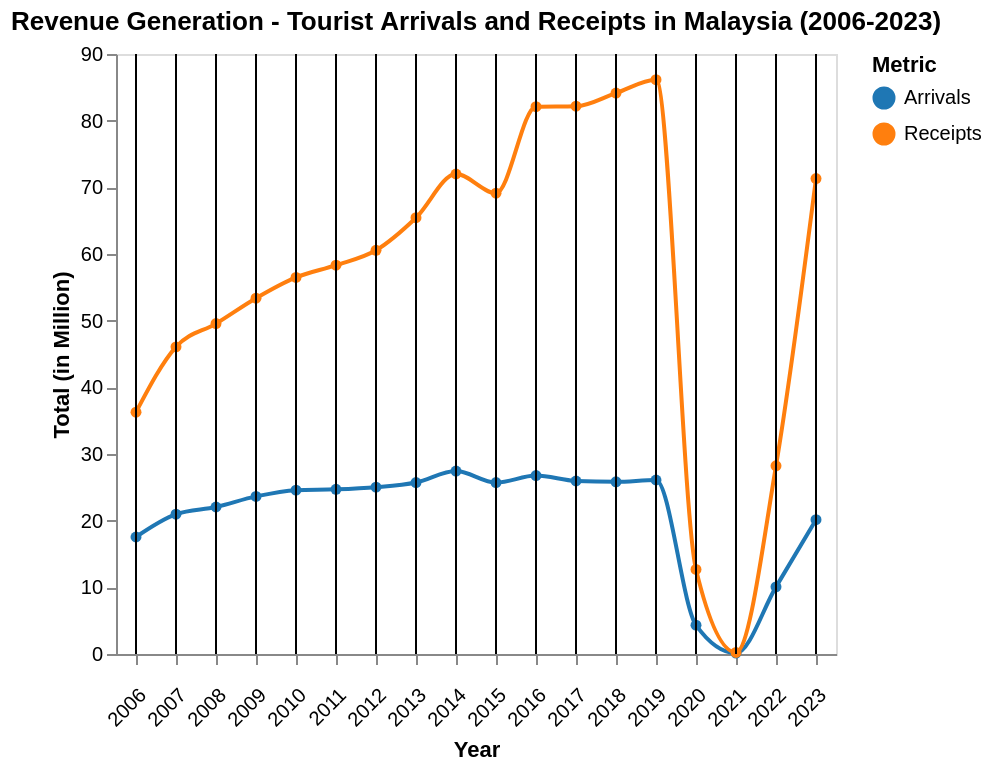

Source (Vega-Lite JSON):
### Vega-Lite specification from a JSON file in a GitHub repository (floating-point values rounded to 4 significant figures)
{"$schema": "https://vega.github.io/schema/vega-lite/v5.json", "description": "Dual-axis line chart for Tourist Arrivals and Receipts in Malaysia (2006-2023) with point markers and a vertical hover rule.", "title": "Revenue Generation - Tourist Arrivals and Receipts in Malaysia (2006-2023)", "data": {"values": [{"year": "2006", "Arrivals": 17.55, "Receipts": 36.27}, {"year": "2007", "Arrivals": 20.97, "Receipts": 46.07}, {"year": "2008", "Arrivals": 22.05, "Receipts": 49.56}, {"year": "2009", "Arrivals": 23.64, "Receipts": 53.37}, {"year": "2010", "Arrivals": 24.58, "Receipts": 56.49}, {"year": "2011", "Arrivals": 24.71, "Receipts": 58.32}, {"year": "2012", "Arrivals": 25.03, "Receipts": 60.56}, {"year": "2013", "Arrivals": 25.72, "Receipts": 65.44}, {"year": "2014", "Arrivals": 27.44, "Receipts": 72.0}, {"year": "2015", "Arrivals": 25.72, "Receipts": 69.12}, {"year": "2016", "Arrivals": 26.76, "Receipts": 82.1}, {"year": "2017", "Arrivals": 25.95, "Receipts": 82.17}, {"year": "2018", "Arrivals": 25.83, "Receipts": 84.14}, {"year": "2019", "Arrivals": 26.1, "Receipts": 86.14}, {"year": "2020", "Arrivals": 4.33, "Receipts": 12.69}, {"year": "2021", "Arrivals": 0.13, "Receipts": 0.24}, {"year": "2022", "Arrivals": 10.07, "Receipts": 28.23}, {"year": "2023", "Arrivals": 20.14, "Receipts": 71.31}]}, "transform": [{"fold": ["Arrivals", "Receipts"], "as": ["Metric", "Value"]}], "layer": [{"mark": {"type": "line", "point": true, "interpolate": "monotone"}, "encoding": {"x": {"field": "year", "type": "ordinal", "title": "Year", "axis": {"labelAngle": -45, "labelPadding": 10, "grid": false}, "scale": {"domain": ["2006", "2007", "2008", "2009", "2010", "2011", "2012", "2013", "2014", "2015", "2016", "2017", "2018", "2019", "2020", "2021", "2022", "2023"]}}, "y": {"field": "Value", "type": "quantitative", "title": "Total (in Million)", "axis": {"grid": false}}, "color": {"field": "Metric", "type": "nominal", "scale": {"domain": ["Arrivals", "Receipts"], "range": ["#1f77b4", "#ff7f0e"]}}, "tooltip": [{"field": "year", "title": "Year"}, {"field": "Metric", "title": "Value Type", "format": "N", "type": "nominal", "aggregate": "distinct"}, {"field": "Value", "title": "Value", "format": ".2f", "type": "quantitative"}]}}, {"params": [{"name": "hover", "select": {"type": "point", "encodings": ["x"], "on": "mouseover", "nearest": true}}], "mark": "rule", "encoding": {"x": {"field": "year", "type": "ordinal"}, "color": {"value": "black"}, "opacity": {"condition": {"param": "hover", "value": 1}, "value": 0}}}]}
